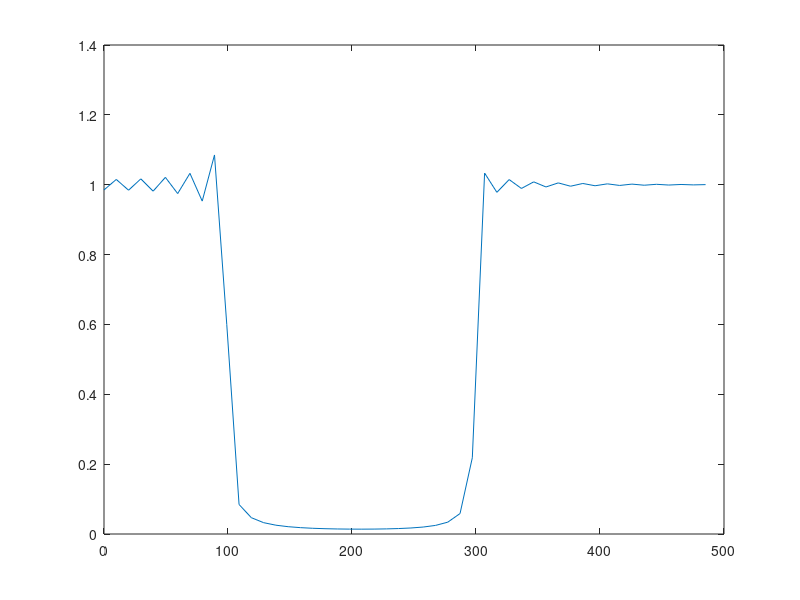

Write MATLAB code to recreate this figure.
close all
clear all
clc

%Filtro de rechazo de banda
%Necesitamos dos componentes de f-> fa y fb
%Independiente del valor de L (par o impar) -> hR=hLP(fc=fb)+HLP(fc=fa)

L=101;
n=0:L-1;
M=(L-1)/2;
Fa=100; %hz
Fb=300; %Hz
Fs=1000; %Hz
%Calculamos f normalizadas
fa=Fa/Fs;
fb=0.5-Fb/Fs;

hLP=2*fa*sinc(2*fa*(n-M));
hLP_aux=2*fb*sinc(2*fb*(n-M)); %lo usaremos para el HP
hHP=(-1).^(n).*hLP_aux;

hR=hHP+hLP;
H=abs(fft(hR));
F=n/L*Fs;

plot(F(1:L/2),H(1:L/2));
